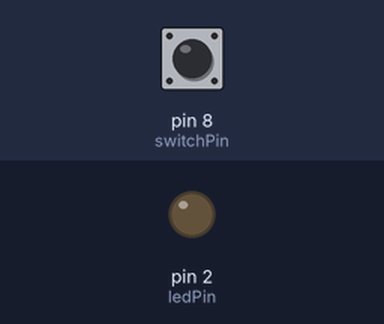
Bench run of a sketch on a simulated Arduino Uno, built with avr-gcc and run on an emulated ATmega328P. Parts: output pins drawn as LEDs (lit = HIGH). Inputs (shaded band) come from the test bench; at power-on: pin 8 (switchPin) LOW.

Above: at 1.2 s.
1.3 s: pin 8 (switchPin) pulled HIGH for 0.15 s
At 1.4 s:
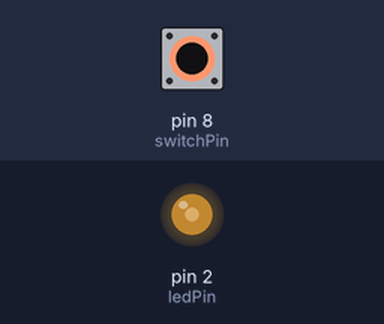
3.0 s: pin 8 (switchPin) pulled HIGH for 1 s
At 4.5 s:
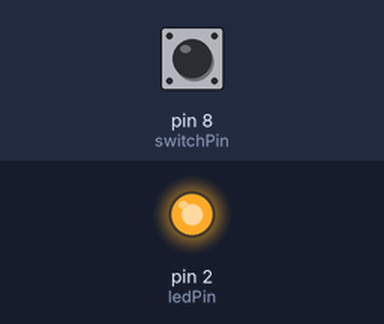
5.5 s: pin 8 (switchPin) pulled HIGH for 3.2 s
At 6.8 s:
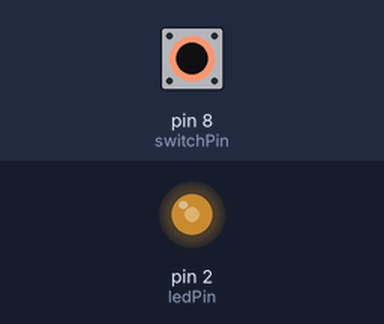
Timing chart, 0 to 10.2 s (numbered marks = the images above; inputs shaded):
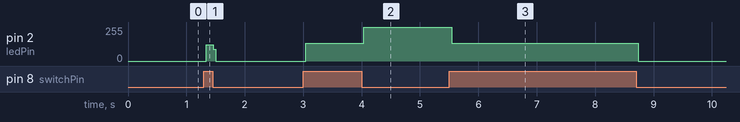

Measured:
- after the input at 1.3 s, pin 2 (ledPin): 0/255 → 121/255 at once, → 0/255 0.12 s later
- after the input at 3.0 s, pin 2 (ledPin): 0/255 → 134/255 at once, → 255/255 1.0 s later
- after the input at 5.5 s, pin 2 (ledPin): 255/255 → 134/255 at once, → 0/255 3.2 s later

The sketch:

sketch_feb03a.ino
```cpp
int switchPin = 8;
int ledPin = 2;
bool buttonState = LOW;
void setup()
{
  pinMode(switchPin, INPUT);
  pinMode(ledPin, OUTPUT);
}

void loop()
{
  digitalWrite(ledPin, buttonState);
  if(digitalRead(switchPin) == HIGH)
  {
    buttonState = !buttonState;
  }


}

/*
int switchPin = 8;
int ledPin = 2;
boolean lastButton = LOW;
boolean currentButton = LOW;
boolean ledOn = false;
int ledLevel = 0;


// Makes signal from button clearer
boolean debounce(boolean last)
{
  boolean current = digitalRead(switchPin);
  if (last != current)
  {
    delay(5);
    current = digitalRead(switchPin);
  }
  return current;
}


void setup(){
  pinMode(switchPin, INPUT);
  pinMode(ledPin, OUTPUT);
}


void loop(){
  currentButton = debounce(lastButton);

  if (lastButton == LOW && currentButton == HIGH)
  {
    ledLevel = ledLevel + 51;
  }
  lastButton = currentButton;

  if (ledLevel > 255) ledLevel = 0;
  analogWrite(ledPin, ledLevel);
}

 basic button shit
int switchPin = 8;
int ledPin = 13;
bool buttonState = LOW;
void setup()
{
  pinMode(switchPin, INPUT);
  pinMode(ledPin, OUTPUT);


}

void loop()
{
  if (digitalRead(switchPin) == HIGH)
  {
    digitalWrite(ledPin, HIGH);
  }
  else
  {
    digitalWrite(ledPin, LOW);
  }
}

 * first program
 *
 * int ledPin = 13;

void setup() {
  // put your setup code here, to run once:
pinMode(ledPin, OUTPUT);
}

void loop() {
  // put your main code here, to run repeatedly:
digitalWrite(ledPin, HIGH);
delay(5000);
digitalWrite(ledPin, LOW);
delay(5000);
}*/
```
